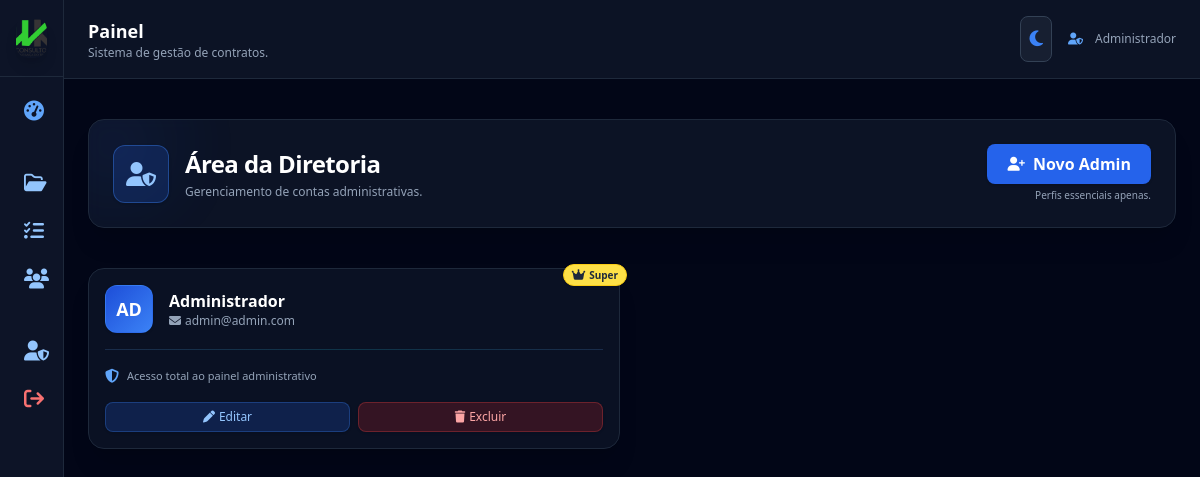
Page /administradores (signed in) on the committed database.
### app.py (models this page shows, shortened)
class User(UserMixin, db.Model):
    id = db.Column(db.Integer, primary_key=True)
    name = db.Column(db.String(120))
    email = db.Column(db.String(120), unique=True)
    password = db.Column(db.String(255))
    role = db.Column(db.String(20))  # admin / colaborador

### app.py (the view)
@app.route("/administradores")
@login_required
def administradores():
    if current_user.role != "admin":
        return redirect("/")
    admins = User.query.filter_by(role="admin").all()
    return render_template("administradores.html", admins=admins)

### app.py (called while the page is built, shortened)
@login_manager.user_loader
def load_user(user_id):
    return User.query.get(int(user_id))

@app.before_request
def criar_admin_automatico():
    admin = User.query.filter_by(email="admin@admin.com").first()

### templates/administradores.html (shortened to what this page needs)
{% extends "base.html" %}
{% block content %}
<div class="space-y-10">
  <section class="relative overflow-hidden rounded-2xl p-6 shadow-xl
                  bg-white/70 dark:bg-slate-900/80
                  border border-slate-300 dark:border-slate-800
                  backdrop-blur">
    <div class="absolute -top-10 -left-10 w-32 h-32 bg-blue-500/10 dark:bg-blue-600/20
                blur-2xl rounded-full opacity-40"></div>
    <div class="relative flex flex-col md:flex-row md:items-center md:justify-between gap-4">
      <div class="flex items-center gap-4">
        <span class="p-3 bg-blue-500/10 dark:bg-blue-600/20
                     border border-blue-300/40 dark:border-blue-500/40
                     rounded-xl shadow">
          <i class="fa-solid fa-user-shield text-2xl text-blue-600 dark:text-blue-300"></i>
        </span>
        <div>
          <h1 class="text-2xl font-bold text-slate-800 dark:text-white tracking-tight">
            Área da Diretoria
          </h1>
          <p class="text-xs text-slate-600 dark:text-slate-400 mt-1">
            Gerenciamento de contas administrativas.
          </p>
        </div>
      </div>
      <div class="flex flex-col items-start md:items-end gap-1">
        <button onclick="abrirModalNovoAdmin()"
                class="bg-blue-600 hover:bg-blue-700 text-white font-semibold
                       px-5 py-2 rounded-lg shadow flex items-center gap-2">
          <i class="fa-solid fa-user-plus text-sm"></i>
          Novo Admin
        </button>
        <p class="text-[10px] text-slate-500 dark:text-slate-400">Perfis essenciais apenas.</p>
      </div>
    </div>
  </section>
  <section class="grid grid-cols-1 md:grid-cols-2 xl:grid-cols-3 gap-6">
    {% for admin in admins %}
    <div class="relative p-4 rounded-2xl shadow-xl
                bg-white dark:bg-slate-900/70
                border border-slate-300 dark:border-slate-800
                backdrop-blur hover:-translate-y-[2px]
                hover:shadow-blue-800/30 dark:hover:shadow-blue-900/40
                transition-all duration-300">
      {% if admin.email == 'admin@admin.com' %}
      <div class="absolute -top-2 -right-2">
        <span class="inline-flex items-center gap-1 px-2 py-0.5 text-[10px]
                     rounded-full bg-yellow-300 text-slate-800 font-bold shadow
                     border border-yellow-400">
          <i class="fa-solid fa-crown text-xs"></i> Super
        </span>
      </div>
      {% endif %}
      <div class="flex items-center gap-4 mb-4">
        <div class="w-12 h-12 rounded-xl bg-gradient-to-br
                    from-blue-600 to-blue-400 dark:from-blue-700 dark:to-blue-500
                    flex items-center justify-center shadow
                    border border-blue-300/40 dark:border-blue-500/40">
          <span class="text-white text-lg font-bold">
            {{ admin.name[0:2] | upper }}
          </span>
        </div>
        <div>
          <h2 class="text-base font-bold text-slate-800 dark:text-white">{{ admin.name }}</h2>
          <p class="text-xs text-slate-500 dark:text-slate-400 flex items-center gap-1">
            <i class="fa-solid fa-envelope text-slate-400 text-xs"></i>
            {{ admin.email }}
          </p>
        </div>
      </div>
      <div class="h-[1px] bg-gradient-to-r
                  from-blue-400/30 via-cyan-400/30 to-blue-400/30 opacity-60 mb-4">
      </div>
      <div class="flex items-center gap-2 text-[11px]
                  text-slate-600 dark:text-slate-400 mb-4">
        <i class="fa-solid fa-shield-halved text-blue-500 dark:text-blue-400 text-sm"></i>
        Acesso total ao painel administrativo
      </div>
      <div class="flex justify-between gap-2">
        <button
          onclick="abrirModalEditarAdmin(this)"
          data-id="{{ admin.id }}"
          data-nome="{{ admin.name }}"
          data-email="{{ admin.email }}"
          class="flex-1 px-3 py-1.5 rounded-lg
                 bg-blue-100 dark:bg-blue-600/20
                 text-blue-700 dark:text-blue-300
                 border border-blue-300 dark:border-blue-500/30
                 hover:bg-blue-200 dark:hover:bg-blue-600/30
                 hover:text-blue-900 dark:hover:text-white
                 transition shadow text-xs font-medium flex items-center justify-center gap-1">
          <i class="fa-solid fa-pen text-xs"></i> Editar
        </button>
        <button
          onclick="abrirModalExcluirAdmin({{ admin.id }})"
          class="flex-1 px-3 py-1.5 rounded-lg
                 bg-red-100 dark:bg-red-600/20
                 text-red-700 dark:text-red-300
                 border border-red-300 dark:border-red-500/30
                 hover:bg-red-200 dark:hover:bg-red-600/30
                 hover:text-red-900 dark:hover:text-white
                 transition shadow text-xs font-medium flex items-center justify-center gap-1">
          <i class="fa-solid fa-trash text-xs"></i> Excluir
        </button>
      </div>
    </div>
    {% endfor %}
  </section>
</div>
{% endblock %}

### templates/base.html (shortened to what this page needs)
<!doctype html>
<html lang="pt-BR" class="h-full">
<head>
  <script src="https://cdn.tailwindcss.com"></script>
  <link rel="stylesheet"
        href="https://cdnjs.cloudflare.com/ajax/libs/font-awesome/6.5.0/css/all.min.css"/>
</head>
<body class="h-full
             bg-slate-100 text-slate-800
             dark:bg-slate-950 dark:text-slate-100
             transition-colors duration-300">
<div class="min-h-screen flex">
  <aside
    class="group fixed top-0 left-0 h-full
           bg-white/90 border-r border-slate-200
           dark:bg-slate-900/90 dark:border-slate-800
           flex flex-col transition-all duration-300
           w-16 hover:w-56 overflow-hidden z-50">
      <div class="p-4 border-b
                  border-slate-200 dark:border-slate-800
                  flex items-center gap-3">
          <img src="{{ url_for('static', filename='logo.png') }}"
               class="w-10 h-10 rounded-xl object-cover shadow-lg">
      </div>
      <nav class="flex-1 p-3 space-y-1 text-sm">
        {% if current_user.is_authenticated %}
        {% if current_user.role == 'admin' %}
        <a href="{{ url_for('dashboard') }}"
           class="flex items-center gap-3 px-3 py-2 rounded-lg
                  hover:bg-slate-200 dark:hover:bg-slate-800/80
                  transition">
          <i class="fa-solid fa-gauge-high text-blue-500 dark:text-blue-400 text-xl"></i>
        </a>
        <a href="/contracts"
           class="flex items-center gap-3 px-3 py-2 rounded-lg
                  hover:bg-slate-200 dark:hover:bg-slate-800/80
                  transition">
          <i class="fa-regular fa-folder-open text-blue-500 dark:text-blue-300 text-xl"></i>
        </a>
        <a href="/atividades"
           class="flex items-center gap-3 px-3 py-2 rounded-lg
                  hover:bg-slate-200 dark:hover:bg-slate-800/80
                  transition">
          <i class="fa-solid fa-list-check text-blue-500 dark:text-blue-300 text-xl"></i>
        </a>
        <a href="/colaboradores"
           class="flex items-center gap-3 px-3 py-2 rounded-lg
                  hover:bg-slate-200 dark:hover:bg-slate-800/80
                  transition">
          <i class="fa-solid fa-users text-blue-500 dark:text-blue-300 text-xl"></i>
        </a>
        <a href="/administradores"
           class="flex items-center gap-3 px-3 py-2 rounded-lg
                  hover:bg-slate-200 dark:hover:bg-slate-800/80
                  transition">
          <i class="fa-solid fa-user-shield text-blue-500 dark:text-blue-300 text-xl"></i>
        </a>
        {% endif %}
        {% endif %}
        <a href="/logout"
           class="flex items-center gap-3 px-3 py-2 rounded-lg
                  hover:bg-red-100 dark:hover:bg-red-900/40
                  text-red-600 dark:text-red-400 mt-6 transition">
          <i class="fa-solid fa-arrow-right-from-bracket text-xl"></i>
        </a>
      </nav>
  </aside>
  <main class="flex-1 ml-16 group-hover:ml-56 transition-all duration-300">
    <header class="border-b
                   border-slate-200 dark:border-slate-800
                   bg-white/80 dark:bg-slate-900/80
                   backdrop-blur">
      <div class="max-w-7xl mx-auto px-6 py-4 flex items-center justify-between">
        <div>
          <h2 class="text-lg font-semibold
                     text-slate-800 dark:text-white">
            {{ page_title or 'Painel' }}
          </h2>
          <p class="text-xs
                    text-slate-600 dark:text-slate-400">
            Sistema de gestão de contratos.
          </p>
        </div>
        <div class="flex items-center gap-4">
          <button id="themeToggle"
                  class="p-2 rounded-lg border
                         border-slate-300 dark:border-slate-700
                         bg-white/80 dark:bg-slate-800/60
                         hover:bg-slate-100 dark:hover:bg-slate-700
                         transition">
            <i id="temaIcone" class="fa-solid fa-moon text-blue-500 text-lg"></i>
          </button>
          {% if current_user.is_authenticated %}
          <div class="flex items-center gap-3 text-xs
                      text-slate-600 dark:text-slate-400">
            <i class="fa-solid fa-user-shield text-blue-500 dark:text-blue-400"></i>
            {{ current_user.name }}
          </div>
          {% endif %}
        </div>
      </div>
    </header>
    <div class="max-w-7xl mx-auto px-6 pt-4">
    </div>
    <section class="max-w-7xl mx-auto px-6 py-6">
      {% block content %}{% endblock %}
    </section>
  </main>
</div>
</body>
</html>

### templates/base.html (style rules this page uses)
body { font-family: system-ui, -apple-system, BlinkMacSystemFont, "Inter", sans-serif; }

### rows in the picture
User: name "Administrador", shows "Super", name "AD", email "admin@admin.com"

### other values in the picture
{{ page_title or 'Painel' }} "Painel"
